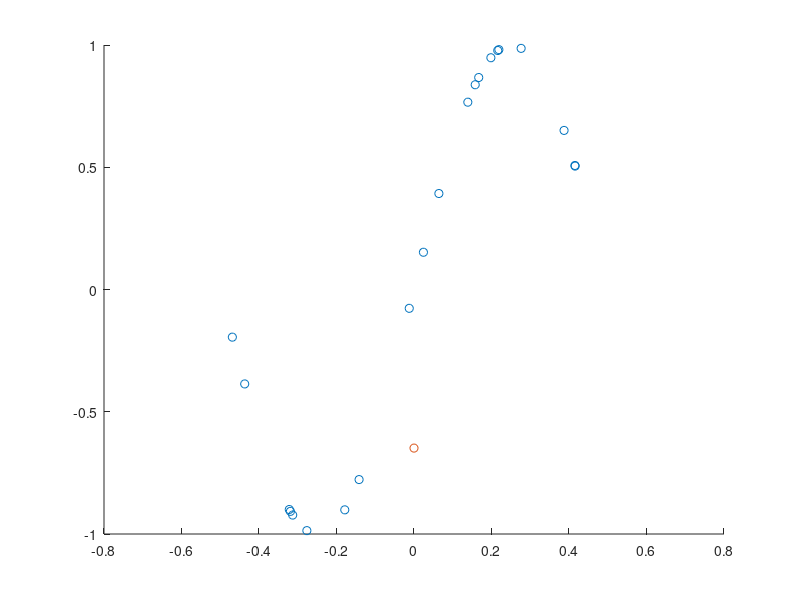
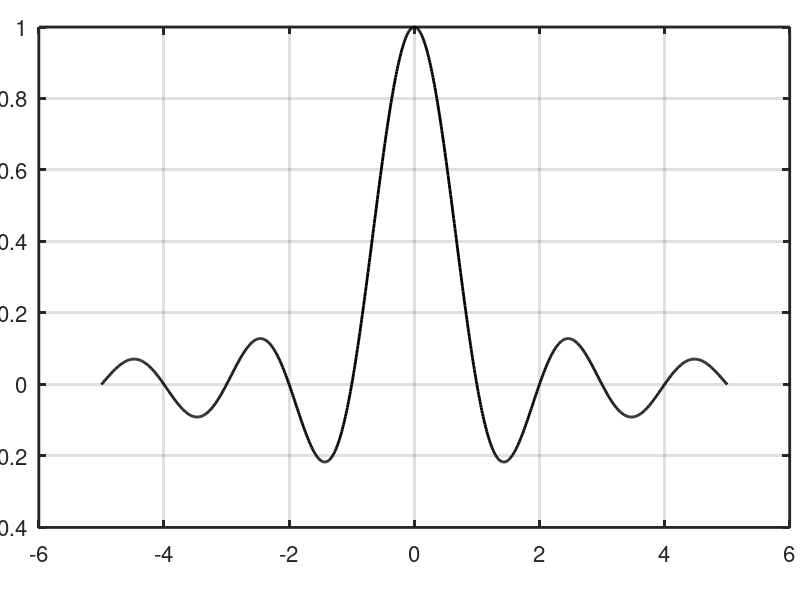

MATLAB code for these plots, in order:
clear all;
close all;

x = rand(1, 21) - 0.5;
% x = -1.05:0.1:1;
x = sort(x);
h = max(diff(x));
% h = 1
% y = rand(length(x), 1);
freq = 1;
y = sin(2 * pi * freq * x');
xI = 0:0.0001:1;
xI = 0;
bmax = pi / h;
sinc = sin(bmax * (xI' - x)) ./ (bmax * (xI' - x));
sinc (isnan(sinc)) = 1;
yInterp = sinc * y;
scatter(x,y)
hold on; scatter(xI, yInterp)


%% plot sinc
figure('Position', [0, 0, 700, 200])
sincRange = (-5:0.01:5);
sincToPlot = sin(pi * sincRange)./(pi * sincRange);
sincToPlot(isnan(sincToPlot)) = 1;
plot(sincRange, sincToPlot, 'k', 'Linewidth', 2)
grid on
set(gca, 'Linewidth', 2, 'Fontsize', 16, ...
'Position',  [0.0485714285714286 0.121 0.938571428571429 0.834])
set(gcf, 'color', 'w')